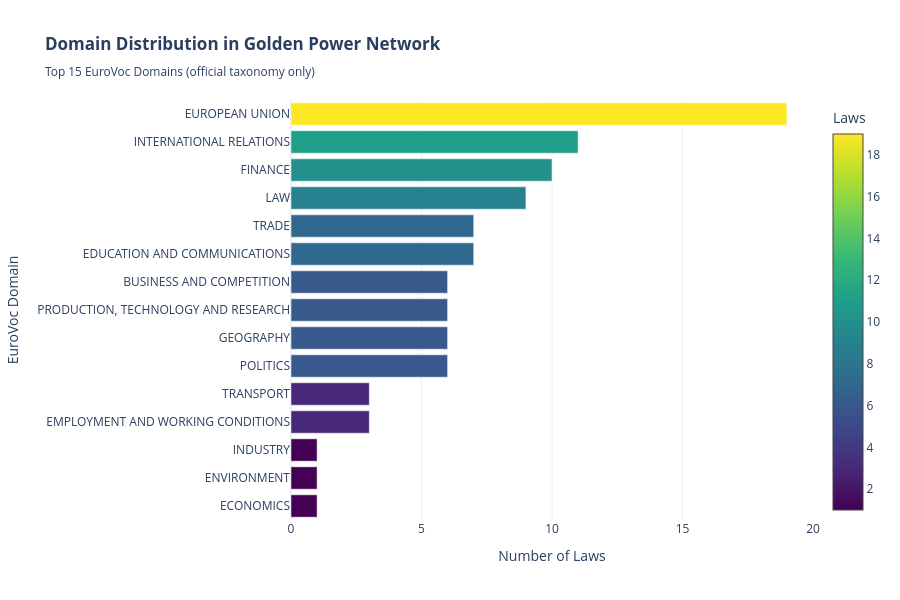

Source (notebook cell):
### Markdown cell above
### 1.2 Distribution of the Network (Bar Chart)

**Problem**: The Golden Power framework is fragmented across 15+ EuroVoc domains, obscuring its thematic unity.

### Code cell
# Official EuroVoc top-level domains (21 fields)
EUROVOC_DOMAINS = {
    "AGRICULTURE, FORESTRY AND FISHERIES",
    "AGRI-FOODSTUFFS",
    "BUSINESS AND COMPETITION",
    "ECONOMICS",
    "EDUCATION AND COMMUNICATIONS",
    "EMPLOYMENT AND WORKING CONDITIONS",
    "ENERGY",
    "ENVIRONMENT",
    "EUROPEAN UNION",
    "FINANCE",
    "GEOGRAPHY",
    "GOVERNMENT AND PUBLIC SECTOR",
    "HEALTH",
    "INDUSTRY",
    "INFORMATION AND INFORMATION PROCESSING",
    "INTERNATIONAL ORGANISATIONS",
    "INTERNATIONAL RELATIONS",
    "LAW",
    "POLITICS",
    "PRODUCTION, TECHNOLOGY AND RESEARCH",
    "SCIENCE",
    "SOCIAL QUESTIONS",
    "TRADE",
    "TRANSPORT",
}

def parse_domains(domains_str):
    if pd.isna(domains_str) or str(domains_str).strip() == '':
        return []
    domains = [d.strip() for d in str(domains_str).split(';') if d.strip()]
    cleaned = [re.sub(r'^\d+\s+', '', d).strip().upper() for d in domains]
    # Keep only recognised EuroVoc top-level domains
    return [d for d in cleaned if d in EUROVOC_DOMAINS]

# Count domain frequencies — only EuroVoc-valid entries
domain_counts = Counter()
for domains_str in golden_power_network['domains'].dropna():
    parsed = parse_domains(domains_str)
    domain_counts.update(parsed)

if not domain_counts:
    print("WARNING: No EuroVoc domains matched. Check that 'domains' column "
          "uses the standard EuroVoc top-level names.")
else:
    top_domains = domain_counts.most_common(15)
    domains = [d[0] for d in top_domains]
    counts  = [d[1] for d in top_domains]

    fig = go.Figure(data=[
        go.Bar(
            x=counts,
            y=domains,
            orientation='h',
            marker=dict(
                color=counts,
                colorscale='Viridis',
                showscale=True,
                colorbar=dict(title='Laws')
            )
        )
    ])

    fig.update_layout(
        title='<b>Domain Distribution in Golden Power Network</b><br>'
              '<sub>Top 15 EuroVoc Domains (official taxonomy only)</sub>',
        xaxis_title='Number of Laws',
        yaxis_title='EuroVoc Domain',
        height=600,
        width=900,
        template='plotly_white',
        yaxis={'categoryorder': 'total ascending'}
    )

    fig.show()

    print(f"\nMatched {sum(counts)} domain assignments across "
          f"{len(domain_counts)} distinct EuroVoc domains.")
    print(f"Top 3: {domains[-1]} ({counts[-1]}), "
          f"{domains[-2]} ({counts[-2]}), {domains[-3]} ({counts[-3]})")

    # Also show what got filtered out
    raw_counts = Counter()
    for domains_str in golden_power_network['domains'].dropna():
        raw = [re.sub(r'^\d+\s+', '', d).strip().upper()
               for d in str(domains_str).split(';') if d.strip()]
        raw_counts.update(raw)

    filtered_out = {k: v for k, v in raw_counts.items()
                if k not in EUROVOC_DOMAINS}

    if filtered_out:
        top5 = dict(sorted(filtered_out.items(), key=lambda x: -x[1])[:5])
        print(f"\nFiltered out {len(filtered_out)} non-EuroVoc values "
              f"(top 5): {top5}")

### Figure 1 — Plotly figure (JSON) as saved in the notebook; plotly's stock layout.template omitted (floating-point values rounded to 4 significant figures)
{"data": [{"marker": {"color": [19, 11, 10, 9, 7, 7, 6, 6, 6, 6, 3, 3, 1, 1, 1], "colorbar": {"title": {"text": "Laws"}}, "colorscale": [[0, "#440154"], [0.1111, "#482878"], [0.2222, "#3e4989"], [0.3333, "#31688e"], [0.4444, "#26828e"], [0.5556, "#1f9e89"], [0.6667, "#35b779"], [0.7778, "#6ece58"], [0.8889, "#b5de2b"], [1, "#fde725"]], "showscale": true}, "orientation": "h", "type": "bar", "x": [19, 11, 10, 9, 7, 7, 6, 6, 6, 6, 3, 3, 1, 1, 1], "y": ["EUROPEAN UNION", "INTERNATIONAL RELATIONS", "FINANCE", "LAW", "EDUCATION AND COMMUNICATIONS", "TRADE", "POLITICS", "GEOGRAPHY", "PRODUCTION, TECHNOLOGY AND RESEARCH", "BUSINESS AND COMPETITION", "EMPLOYMENT AND WORKING CONDITIONS", "TRANSPORT", "ECONOMICS", "ENVIRONMENT", "INDUSTRY"]}], "layout": {"height": 600, "title": {"text": "<b>Domain Distribution in Golden Power Network</b><br><sub>Top 15 EuroVoc Domains (official taxonomy only)</sub>"}, "width": 900, "xaxis": {"title": {"text": "Number of Laws"}}, "yaxis": {"categoryorder": "total ascending", "title": {"text": "EuroVoc Domain"}}}}
